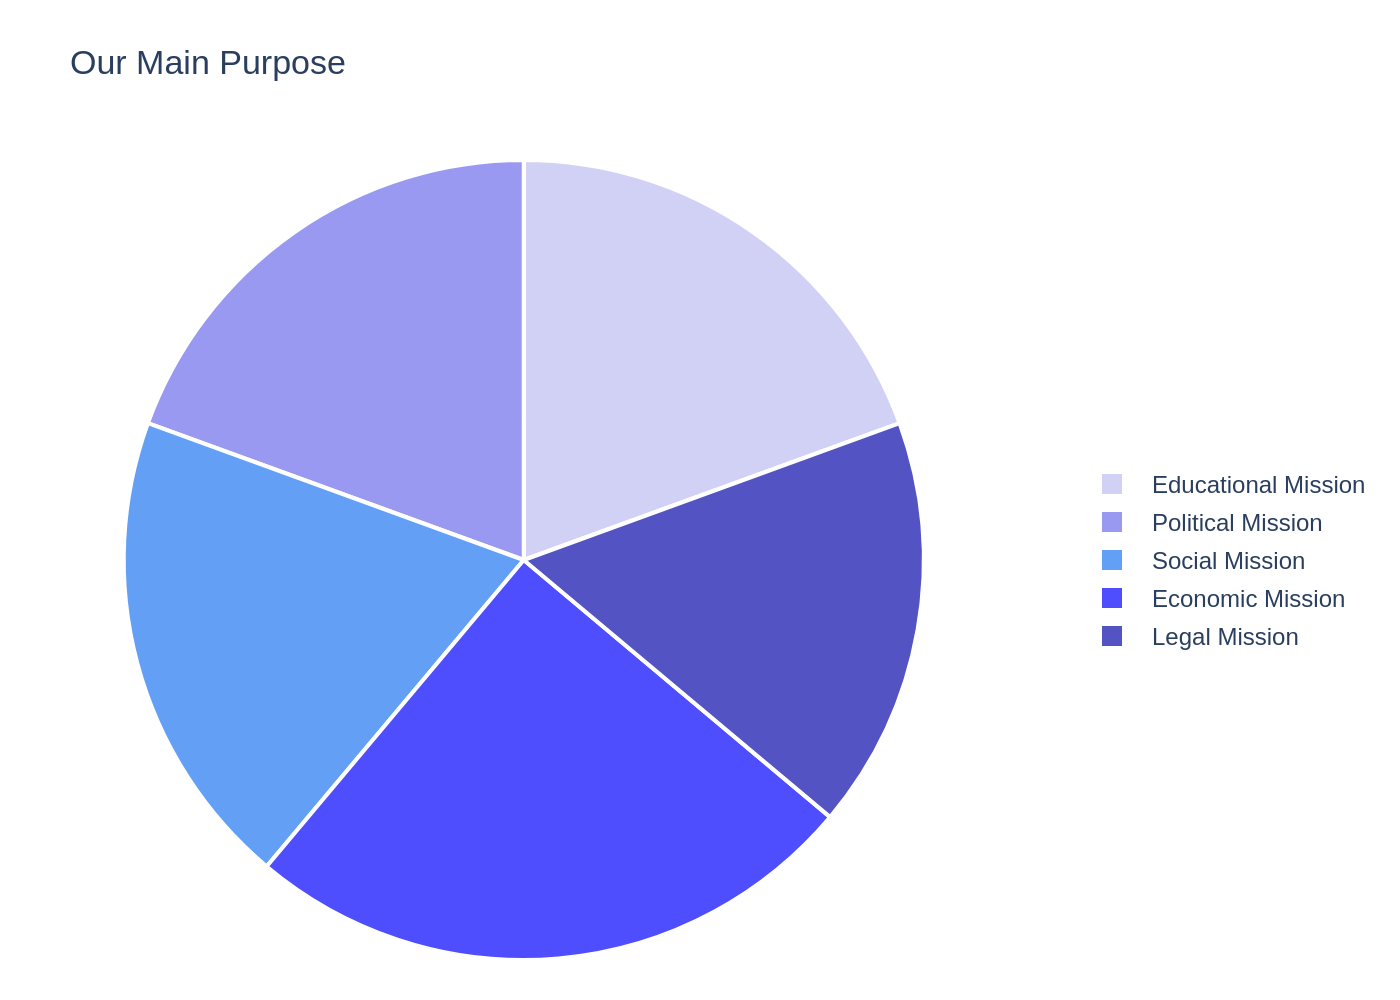

Recreate this plot in Python.
import sys
import json
import os
import plotly.graph_objects as go

# Ensure a JSON file path is provided as a command-line argument
if len(sys.argv) != 2:
    print(f"Usage: python {os.path.basename(__file__)} <json_file_path>")
    sys.exit(1)

# Read data from the specified JSON file
json_file_path = sys.argv[1]
with open(json_file_path, 'r', encoding='utf-8') as f:
    data = json.load(f)

# Extract data components from the loaded JSON
chart_data = data['chart_data']
texts = data['texts']
colors = data['colors']

# Prepare data for plotting
labels = [d['label'] for d in chart_data]
values = [d['value'] for d in chart_data]

# Create the figure
fig = go.Figure()

# Add the pie chart trace
# The domain property creates space on the right for the legend, similar to the original image
fig.add_trace(go.Pie(
    labels=labels,
    values=values,
    marker=dict(
        colors=colors,
        line=dict(color='white', width=2)
    ),
    sort=False,
    hoverinfo='label+percent',
    textinfo='none',
    domain=dict(x=[0, 0.75])
))

# Configure the layout to match the original chart's appearance
fig.update_layout(
    title_text=texts.get('title'),
    title_x=0.05,
    title_y=0.95,
    title_xanchor='left',
    title_yanchor='top',
    font_family="Arial",
    showlegend=True,
    legend=dict(
        x=0.8,
        y=0.5,
        xanchor='left',
        yanchor='middle',
        traceorder='normal'
    ),
    paper_bgcolor='white',
    plot_bgcolor='white',
    margin=dict(l=20, r=20, t=80, b=20)
)

# Determine the output filename from the input JSON filename
# e.g., if the input is 'my_chart.json', the output will be 'my_chart.png'
base_filename = os.path.splitext(os.path.basename(json_file_path))[0]
output_filename = f"{base_filename}.png"

# Save the figure to a high-resolution PNG file
fig.write_image(output_filename, scale=2)

print(f"Chart saved to {output_filename}")
